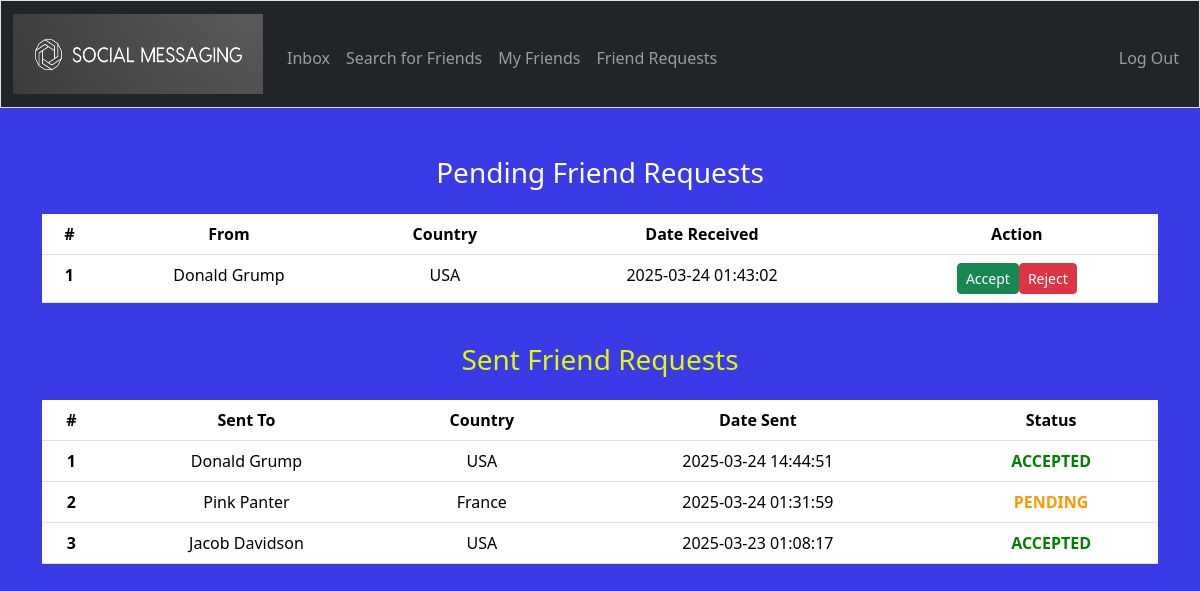
/requests (signed in), run on an earlier commit of the app's database.
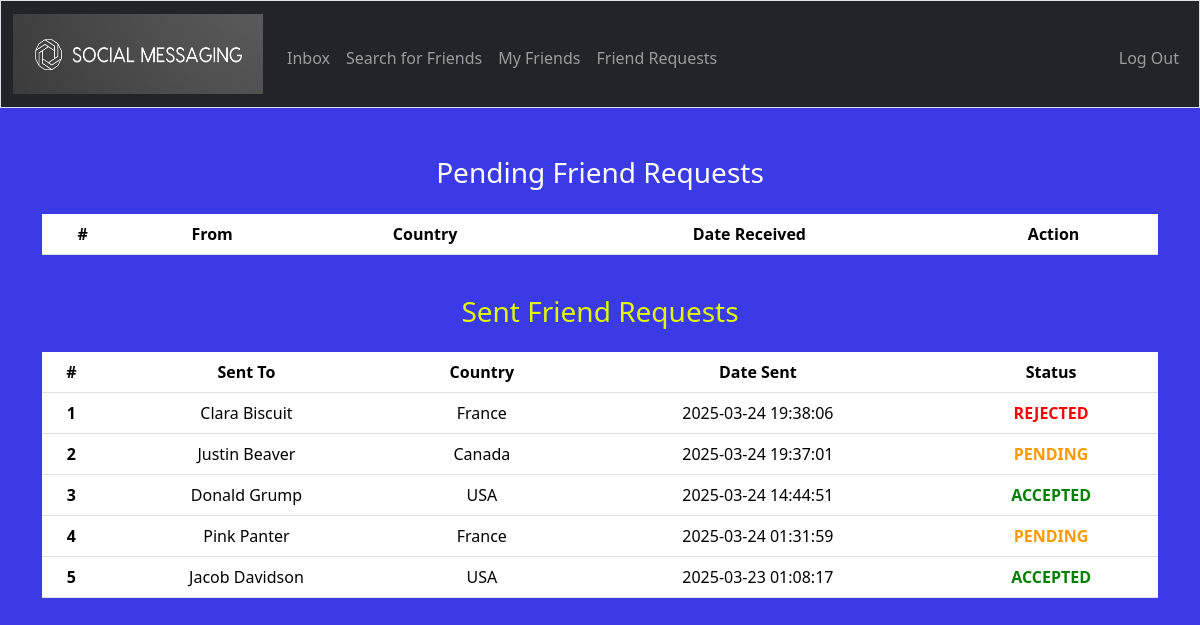
And on a later commit of the database.
### tables this page shows
CREATE TABLE "friends" (
    id INTEGER PRIMARY KEY,
    requester_id INTEGER,     -- The user who sent the friend request
    addressee_id INTEGER,     -- The user who received the friend request
    status TEXT CHECK(status IN ('pending', 'accepted', 'rejected')),
    request_date DATETIME DEFAULT CURRENT_TIMESTAMP,
    FOREIGN KEY (requester_id) REFERENCES users(id),
    FOREIGN KEY (addressee_id) REFERENCES users(id),
    UNIQUE(requester_id, addressee_id)
);

CREATE TABLE users (
    id INTEGER PRIMARY KEY,
    username TEXT UNIQUE,
    hash TEXT,
    full_name TEXT,
    country TEXT
);

### app.py (the view)
@app.route("/requests")
@login_required
def check_requests():
    addressee_id = session["user_id"]  # The logged-in user receiving requests
    requests = db.execute("SELECT u.username, u.country, u.full_name, f.requester_id, f.request_date FROM friends f JOIN users u ON u.id = f.requester_id WHERE f.addressee_id = ? AND f.status = 'pending'", addressee_id)
    sent_requests = db.execute("SELECT u.username, u.country, u.full_name, f.addressee_id, f.status, f.request_date FROM friends f JOIN users u ON u.id = f.addressee_id WHERE f.requester_id = ? ORDER BY f.request_date DESC", addressee_id)
    return render_template("requests.html", requests=requests,  sent_requests=sent_requests)

### app.py (called while the page is built)
@app.after_request
def after_request(response):
    response.headers["Cache-Control"] = "no-cache, no-store, must-revalidate"
    response.headers["Expires"] = 0
    response.headers["Pragma"] = "no-cache"
    return response

### helpers.py (called while the page is built)
def login_required(f):
    @wraps(f)
    def decorated_function(*args, **kwargs):
        if session.get("user_id") is None:
            return redirect("/login")
        return f(*args, **kwargs)
    return decorated_function

### templates/requests.html (shortened to what this page needs)
{% extends "layout.html" %}
{% block main %}
    <h3 style="color: white;">Pending Friend Requests</h3>
    <table class="table caption-top">
        <caption><strong style="color: white;"></strong></caption>
        <thead>
          <tr>
            <th scope="col">#</th>
            <th scope="col">From</th>
            <th scope="col">Country</th>
            <th scope="col">Date Received</th>
            <th scope="col">Action</th>
          </tr>
        </thead>
        <tbody>
          {% for request in requests %}
          <tr>
            <th scope="row">{{ loop.index }}</th>
            <td>{{ request.full_name }}</td>
            <td>{{ request.country }}</td>
            <td>{{ request.request_date }}</td>
            <td>
              <div class="btn-group">
                <form action="/accept" method="post" style="display:inline;">
                    <button class="btn btn-success btn-sm" type="submit">Accept</button>
                </form>
                <form action="/reject" method="post" style="display:inline;">
                    <button class="btn btn-danger btn-sm" type="submit">Reject</button>
                </form>
              </div>
            </td>
          </tr>
          {% endfor %}
        </tbody>
      </table>
      <br>
      <h3 style="color: rgb(224, 249, 7);">Sent Friend Requests</h3>
      <table class="table caption-top">
          <caption><strong style="color: white;"></strong></caption>
          <thead>
            <tr>
              <th scope="col">#</th>
              <th scope="col">Sent To</th>
              <th scope="col">Country</th>
              <th scope="col">Date Sent</th>
              <th scope="col">Status</th>
            </tr>
          </thead>
          <tbody>
            {% for request in  sent_requests %}
            <tr>
              <th scope="row">{{ loop.index }}</th>
              <td>{{ request.full_name }}</td>
              <td>{{ request.country }}</td>
              <td>{{ request.request_date }}</td>
              <td>
                {% if request.status == 'accepted' %}
                    <b class="status-accepted">{{ request.status | upper }}</b>
                {% elif request.status == 'rejected' %}
                    <b class="status-rejected">{{ request.status | upper }}</b>
                {% elif request.status == 'pending' %}
                    <b class="status-pending">{{ request.status | upper }}</b>
                {% else %}
                    <b>{{ request.status | upper }}</b>
                {% endif %}
            </td>
            </tr>
            {% endfor %}
          </tbody>
        </table>
{% endblock %}

### templates/layout.html (shortened to what this page needs)
<!DOCTYPE html>
<html lang="en">
<head>
        <link href="https://cdn.jsdelivr.net/npm/bootstrap@5.3.3/dist/css/bootstrap.min.css" rel="stylesheet">
        <link href="/static/styles.css" rel="stylesheet">
</head>
    <body style="background-color: #3a3ae7;">
        <nav class="bg-dark border navbar navbar-expand-md navbar-dark">
            <div class="container-fluid">
            <a class="navbar-brand" href="/">
                        <img src="/static/sm_logo.png" alt="Social Messaging logo" width="250" height="80">
                      </a>
                <div class="collapse navbar-collapse" id="navbar">
                    {% if session["user_id"] %}
                        <ul class="navbar-nav me-auto mt-2">
                            <li class="nav-item"><a class="nav-link" href="/inbox">Inbox</a></li>
                            <li class="nav-item"><a class="nav-link" href="/search">Search for Friends</a></li>
                            <li class="nav-item"><a class="nav-link" href="/friends">My Friends</a></li>
                            <li class="nav-item"><a class="nav-link" href="/requests">Friend Requests</a></li>
                        </ul>
                        <ul class="navbar-nav ms-auto mt-2">
                            <li class="nav-item"><a class="nav-link" href="/logout">Log Out</a></li>
                        </ul>
                    {% else %}
                        <ul class="navbar-nav ms-auto mt-2">
                            <li class="nav-item"><a class="nav-link" href="/register">Register</a></li>
                            <li class="nav-item"><a class="nav-link" href="/login">Log In</a></li>
                        </ul>
                    {% endif %}
                </div>
            </div>
        </nav>
        <main class="container py-5 text-center">
            {% block main %}{% endblock %}
        </main>
    </body>
</html>

### static/styles.css (style rules this page uses)
nav .navbar-brand { font-size: xx-large; }
.status-accepted { color: green; }
.status-rejected { color: red; }
.status-pending { color: rgb(255, 153, 0); }

### templates/layout.html (style rules this page uses)
.navbar-dark .navbar-brand { color: white; }

What changed in the data, as far as the page shows it:
no longer on this page (row edited): friends: full_name "Donald Grump", country "USA", request_date "2025-03-24 01:43:02", shown under "Pending Friend Requests"
added friends: full_name "Clara Biscuit", country "France", request_date "2025-03-24 19:38:06", status "REJECTED", shown under "Sent Friend Requests"
added friends: full_name "Justin Beaver", country "Canada", request_date "2025-03-24 19:37:01", status "PENDING", shown under "Sent Friend Requests"
